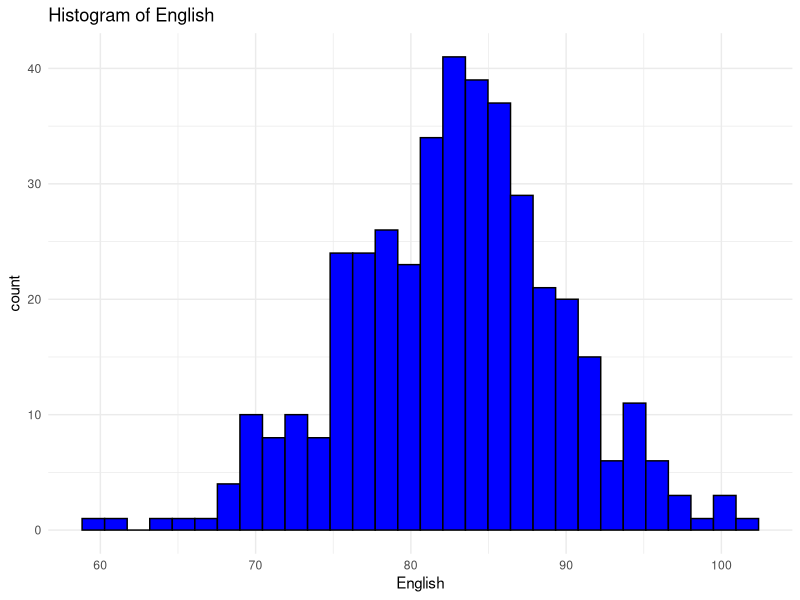
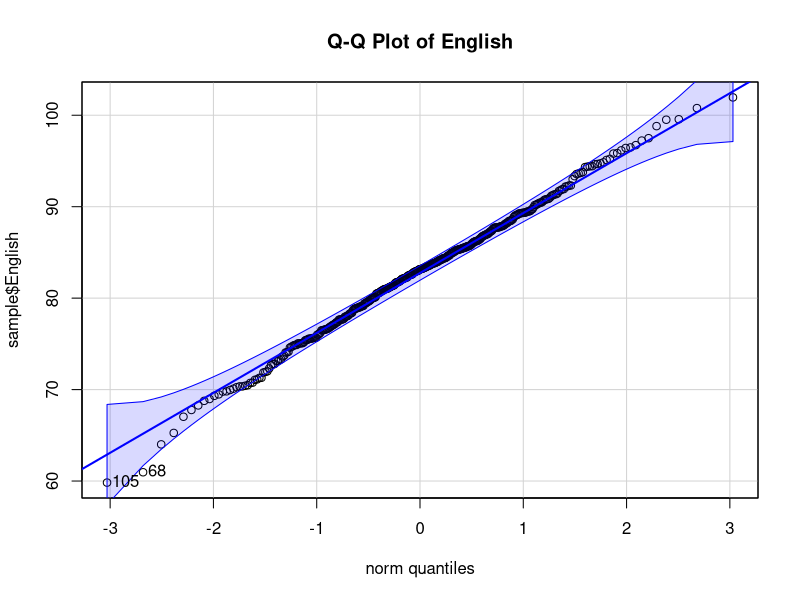
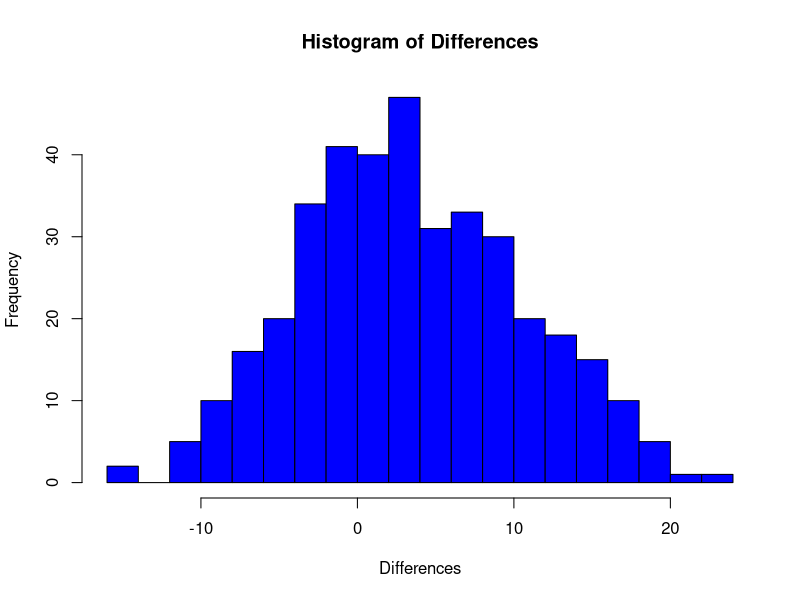
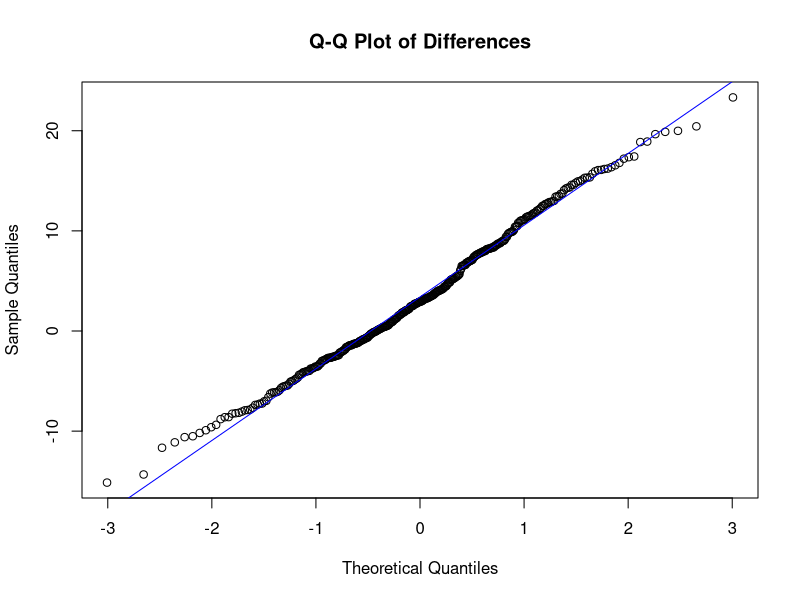

These figures' R source, in order:
## ---- chunk 1
#| label: load-packages
#| message: false

# install.packages("tidyverse")
# install.packages("ggplot2")
# install.packages("readxl")
# insatll.packages("car")
library(tidyverse)
library(ggplot2)
library(readxl)
library(car)
## ---- chunk 2
# Load the dataset
sample <- read_excel("../data/02_Sample_Dataset_2014.xlsx")
## ---- chunk 3
# Check normality for English in sample

# Histogram
ggplot(
  sample, 
  aes(x = English)
) + 
  geom_histogram(
    bins = 30, 
    fill = "blue", 
    color = "black"
  ) +
  ggtitle("Histogram of English") +
  theme_minimal()
## ---- chunk 4
# Q-Q plot
qqPlot(sample$English, main = "Q-Q Plot of English")
## ---- chunk 5
# Perform one-sample t-test
one_sample_result <- t.test(
  sample$English, 
  mu = 80
)

# Print the result
print(one_sample_result)
## ---- chunk 6
t.test(
  sample$English, 
  mu = 80,
  alternative = "less"
)
## ---- chunk 7
t.test(
 sample$English, 
  mu = 80,
  alternative = "greater"
)
## ---- chunk 8
# Calculate the differences
differences <- sample$English - sample$Writing
## ---- chunk 9
# Visualize the differences using a Q-Q plot and histogram
# Histogram
hist(differences, main="Histogram of Differences", xlab="Differences", col="blue", breaks=20)
## ---- chunk 10
# Q-Q plot
qqnorm(differences, main="Q-Q Plot of Differences")
qqline(differences, col="blue")
## ---- chunk 11
# Perform paired sample t-test
paired_sample_result <- t.test(
  sample$English, 
  sample$Writing, 
  paired = TRUE
)
print(paired_sample_result)
